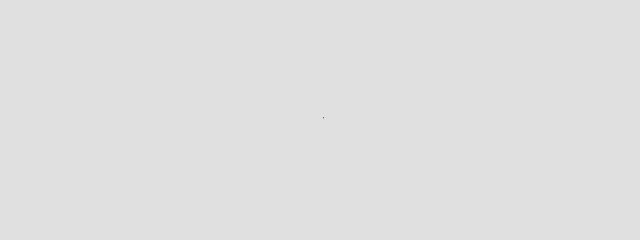
Frame 1 (no input)
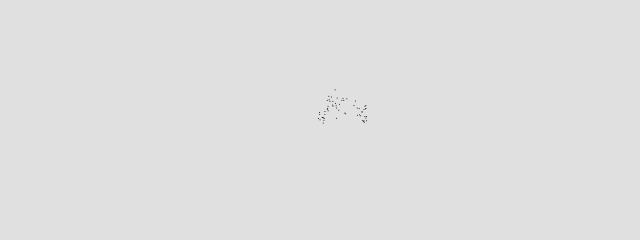
Frame 60 (no input)
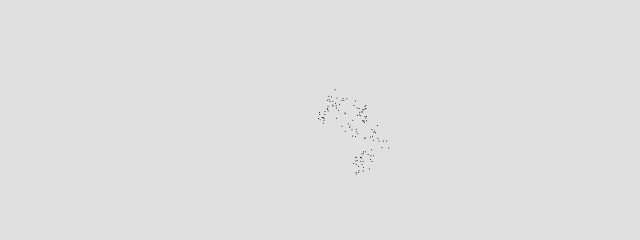
Frame 120 (the mouse pressed at the canvas centre since frame 60)

The p5.js sketch that drew these frames (run headless with seeded random() and noise() and a simulated clock; from frame 60 on, the mouse is pressed at the canvas centre):

// p5.js sketch
// ── sketch.js
class Walker {
    constructor(x, y) {
        this.x = x;
        this.y = y;
    }

    show() {
        stroke(0);
        point(this.x, this.y);
    }

    step() {
        let step = 10 * this.accept_reject();
        let stepx = random(-step, step);
        let stepy = random(-step, step);

        this.x += stepx;
        this.y += stepy;
    }

    accept_reject() {
        while (true) {
            let r1 = random();
            let probability = r1 * r1;
            let r2 = random();
            if (r2 < probability) {
                return r1;
            }
        }
    }

}

let walker;

function setup() {
    createCanvas(640, 240);

    walker = new Walker(width / 2, height / 2);

    background(224);
}

function draw() {
    //background(220);

    walker.step();
    walker.show();
}
